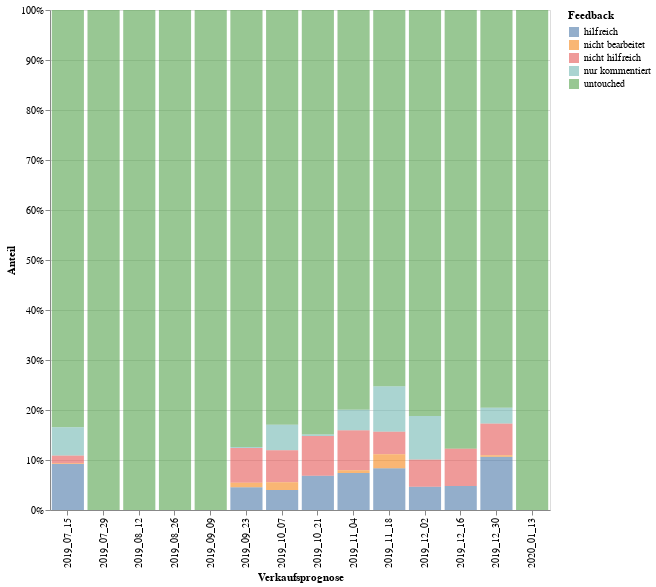

Notebook code for this chart:
### Code cell
raw_feedback.loc[:, "test"] = 1

alt.Chart(
    # raw_feedback.loc[raw_feedback.folder.isin(last_vkrpogs), :]
    raw_feedback
).mark_bar(opacity=0.6).encode(
    y=alt.X("sum(test)", stack="normalize", title="Anteil",),
    x=alt.Y("folder",title="Verkaufsprognose"),
    color="Feedback",
    order=alt.Order("Feedback",sort="ascending")
).properties(
    height=500, width=500
)

### Figure 1 — Vega-Lite specification as saved in the notebook (floating-point values rounded to 4 significant figures; data arrays with more than 128 entries replaced by an {"elided": "..."} marker saying what was removed)
{"config": {"view": {"continuousWidth": 400, "continuousHeight": 300}}, "data": {"name": "data-59c1ef7c122dde6d2e1f5100086053e6"}, "mark": {"type": "bar", "opacity": 0.6}, "encoding": {"color": {"type": "nominal", "field": "Feedback"}, "order": {"type": "nominal", "field": "Feedback", "sort": "ascending"}, "x": {"type": "nominal", "field": "folder", "title": "Verkaufsprognose"}, "y": {"type": "quantitative", "aggregate": "sum", "field": "test", "stack": "normalize", "title": "Anteil"}}, "height": 500, "width": 500, "$schema": "https://vega.github.io/schema/vega-lite/v4.0.0.json", "datasets": {"data-59c1ef7c122dde6d2e1f5100086053e6": {"elided": "9636 records"}}}
